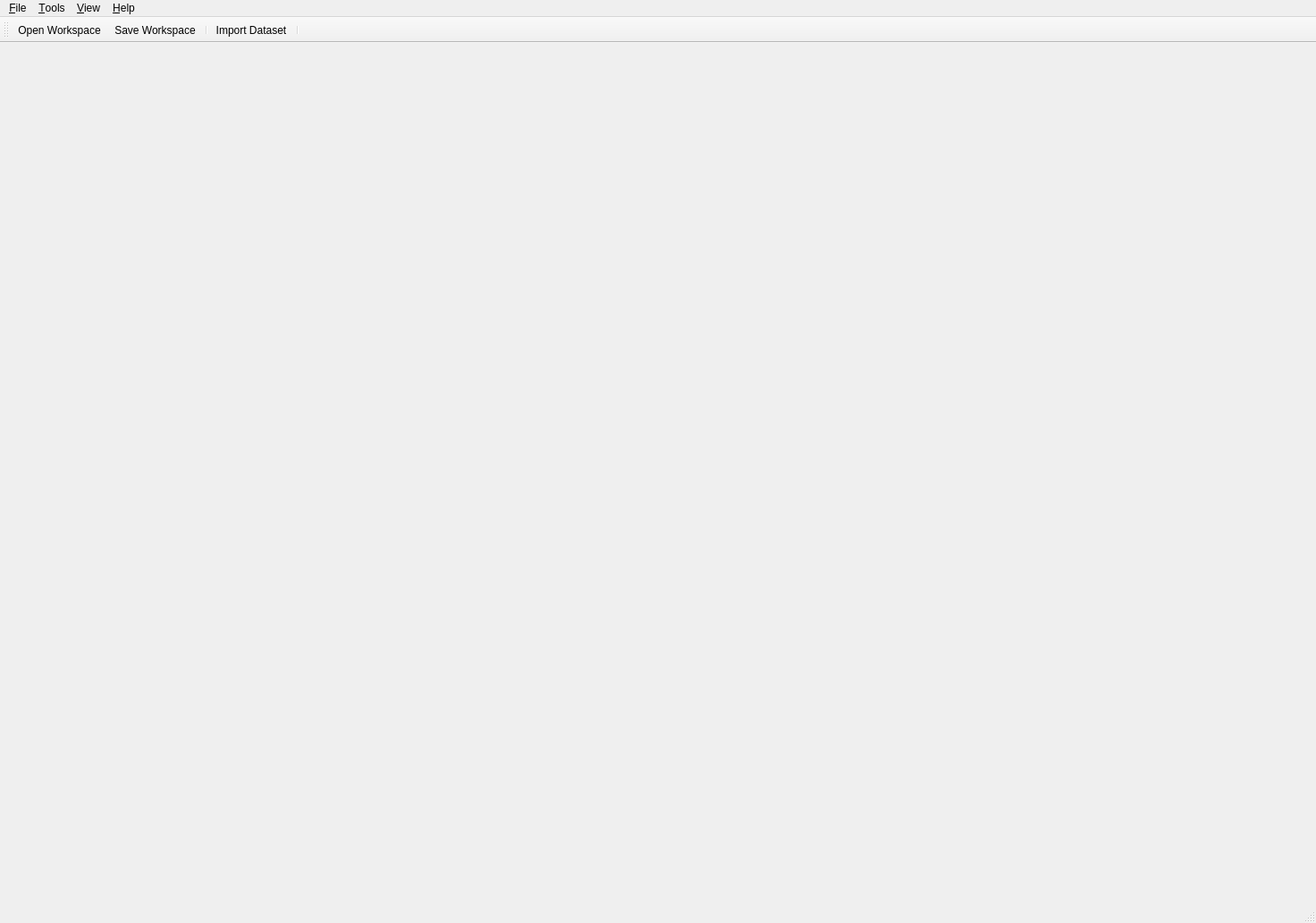
<?xml version="1.0" encoding="UTF-8"?>
<ui version="4.0">
 <class>MainWindow</class>
 <widget class="QMainWindow" name="MainWindow">
  <property name="geometry">
   <rect>
    <x>0</x>
    <y>0</y>
    <width>1472</width>
    <height>1032</height>
   </rect>
  </property>
  <property name="windowTitle">
   <string>TSE Analytics</string>
  </property>
  <widget class="QWidget" name="centralWidget"/>
  <widget class="QMenuBar" name="menuBar">
   <property name="geometry">
    <rect>
     <x>0</x>
     <y>0</y>
     <width>1472</width>
     <height>21</height>
    </rect>
   </property>
   <widget class="QMenu" name="menuFile">
    <property name="title">
     <string>&amp;File</string>
    </property>
    <widget class="QMenu" name="menuOpenRecent">
     <property name="title">
      <string>Open Recent</string>
     </property>
    </widget>
    <addaction name="actionOpenWorkspace"/>
    <addaction name="menuOpenRecent"/>
    <addaction name="actionSaveWorkspace"/>
    <addaction name="separator"/>
    <addaction name="actionImportDataset"/>
    <addaction name="separator"/>
    <addaction name="actionExportExcel"/>
    <addaction name="actionExportCsv"/>
    <addaction name="separator"/>
    <addaction name="actionExit"/>
   </widget>
   <widget class="QMenu" name="menuHelp">
    <property name="title">
     <string>&amp;Help</string>
    </property>
    <addaction name="actionAbout"/>
   </widget>
   <widget class="QMenu" name="menuView">
    <property name="title">
     <string>&amp;View</string>
    </property>
    <addaction name="actionResetLayout"/>
   </widget>
   <widget class="QMenu" name="menuTools">
    <property name="title">
     <string>&amp;Tools</string>
    </property>
    <addaction name="actionCompareRuns"/>
   </widget>
   <addaction name="menuFile"/>
   <addaction name="menuTools"/>
   <addaction name="menuView"/>
   <addaction name="menuHelp"/>
  </widget>
  <widget class="QStatusBar" name="statusBar"/>
  <widget class="QToolBar" name="toolBar">
   <property name="windowTitle">
    <string>ToolBar</string>
   </property>
   <property name="toolButtonStyle">
    <enum>Qt::ToolButtonTextBesideIcon</enum>
   </property>
   <attribute name="toolBarArea">
    <enum>TopToolBarArea</enum>
   </attribute>
   <attribute name="toolBarBreak">
    <bool>false</bool>
   </attribute>
   <addaction name="actionOpenWorkspace"/>
   <addaction name="actionSaveWorkspace"/>
   <addaction name="separator"/>
   <addaction name="actionImportDataset"/>
   <addaction name="separator"/>
  </widget>
  <action name="actionExit">
   <property name="icon">
    <iconset resource="../../resources/resources.qrc">
     <normaloff>:/icons/exit.png</normaloff>:/icons/exit.png</iconset>
   </property>
   <property name="text">
    <string>E&amp;xit</string>
   </property>
   <property name="shortcutVisibleInContextMenu">
    <bool>false</bool>
   </property>
  </action>
  <action name="actionAbout">
   <property name="icon">
    <iconset resource="../../resources/resources.qrc">
     <normaloff>:/icons/icons8-about-16.png</normaloff>:/icons/icons8-about-16.png</iconset>
   </property>
   <property name="text">
    <string>About</string>
   </property>
  </action>
  <action name="actionImportDataset">
   <property name="icon">
    <iconset resource="../../resources/resources.qrc">
     <normaloff>:/icons/icons8-import-16.png</normaloff>:/icons/icons8-import-16.png</iconset>
   </property>
   <property name="text">
    <string>Import Dataset</string>
   </property>
   <property name="toolTip">
    <string>Import dataset...</string>
   </property>
  </action>
  <action name="actionOpenWorkspace">
   <property name="icon">
    <iconset resource="../../resources/resources.qrc">
     <normaloff>:/icons/icons8-opened-folder-16.png</normaloff>:/icons/icons8-opened-folder-16.png</iconset>
   </property>
   <property name="text">
    <string>Open Workspace</string>
   </property>
   <property name="toolTip">
    <string>Open workspace...</string>
   </property>
  </action>
  <action name="actionSaveWorkspace">
   <property name="icon">
    <iconset resource="../../resources/resources.qrc">
     <normaloff>:/icons/icons8-save-16.png</normaloff>:/icons/icons8-save-16.png</iconset>
   </property>
   <property name="text">
    <string>Save Workspace</string>
   </property>
   <property name="toolTip">
    <string>Save workspace...</string>
   </property>
  </action>
  <action name="actionExportExcel">
   <property name="icon">
    <iconset resource="../../resources/resources.qrc">
     <normaloff>:/icons/icons8-export-16.png</normaloff>:/icons/icons8-export-16.png</iconset>
   </property>
   <property name="text">
    <string>Export to Excel</string>
   </property>
   <property name="toolTip">
    <string>Export to Excel...</string>
   </property>
  </action>
  <action name="actionResetLayout">
   <property name="text">
    <string>Reset Layout</string>
   </property>
  </action>
  <action name="actionewfw">
   <property name="text">
    <string>ewfw</string>
   </property>
  </action>
  <action name="actionExportCsv">
   <property name="icon">
    <iconset resource="../../resources/resources.qrc">
     <normaloff>:/icons/icons8-export-16.png</normaloff>:/icons/icons8-export-16.png</iconset>
   </property>
   <property name="text">
    <string>Export to CSV</string>
   </property>
   <property name="toolTip">
    <string>Export to CSV...</string>
   </property>
  </action>
  <action name="actionCompareRuns">
   <property name="enabled">
    <bool>false</bool>
   </property>
   <property name="text">
    <string>Compare Runs...</string>
   </property>
  </action>
 </widget>
 <resources>
  <include location="../../resources/resources.qrc"/>
 </resources>
 <connections/>
</ui>
